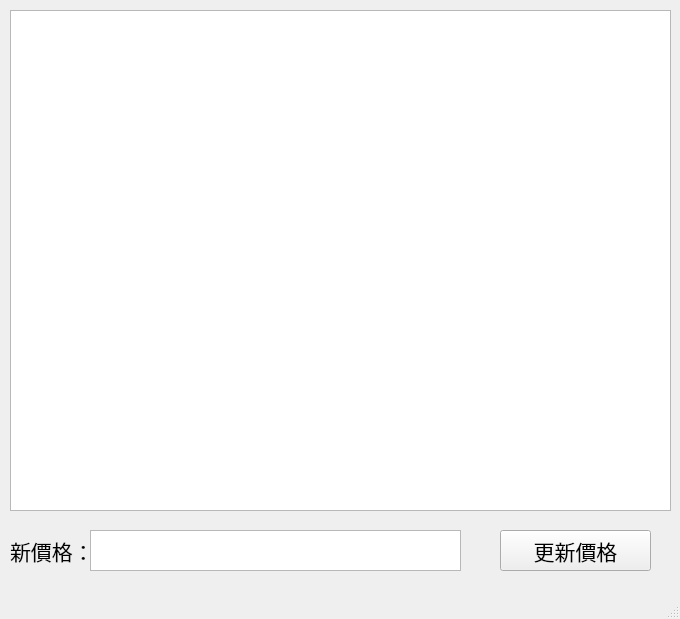
<?xml version="1.0" encoding="UTF-8"?>
<ui version="4.0">
 <class>MainWindow</class>
 <widget class="QMainWindow" name="MainWindow">
  <property name="geometry">
   <rect>
    <x>0</x>
    <y>0</y>
    <width>680</width>
    <height>619</height>
   </rect>
  </property>
  <property name="windowTitle">
   <string>Final_Project</string>
  </property>
  <widget class="QWidget" name="centralwidget">
   <widget class="QTableView" name="tableView">
    <property name="geometry">
     <rect>
      <x>10</x>
      <y>10</y>
      <width>661</width>
      <height>501</height>
     </rect>
    </property>
    <property name="font">
     <font>
      <family>微軟正黑體</family>
      <pointsize>16</pointsize>
     </font>
    </property>
   </widget>
   <widget class="QPushButton" name="update">
    <property name="geometry">
     <rect>
      <x>500</x>
      <y>530</y>
      <width>151</width>
      <height>41</height>
     </rect>
    </property>
    <property name="font">
     <font>
      <family>微軟正黑體</family>
      <pointsize>16</pointsize>
     </font>
    </property>
    <property name="text">
     <string>更新價格</string>
    </property>
   </widget>
   <widget class="QPlainTextEdit" name="priceTextEdit">
    <property name="geometry">
     <rect>
      <x>90</x>
      <y>530</y>
      <width>371</width>
      <height>41</height>
     </rect>
    </property>
    <property name="font">
     <font>
      <family>Arial</family>
      <pointsize>16</pointsize>
     </font>
    </property>
   </widget>
   <widget class="QLabel" name="label_2">
    <property name="geometry">
     <rect>
      <x>10</x>
      <y>530</y>
      <width>101</width>
      <height>41</height>
     </rect>
    </property>
    <property name="font">
     <font>
      <family>微軟正黑體</family>
      <pointsize>16</pointsize>
     </font>
    </property>
    <property name="text">
     <string>新價格：</string>
    </property>
   </widget>
  </widget>
  <widget class="QMenuBar" name="menubar">
   <property name="geometry">
    <rect>
     <x>0</x>
     <y>0</y>
     <width>680</width>
     <height>21</height>
    </rect>
   </property>
  </widget>
  <widget class="QStatusBar" name="statusbar"/>
 </widget>
 <resources/>
 <connections/>
</ui>
